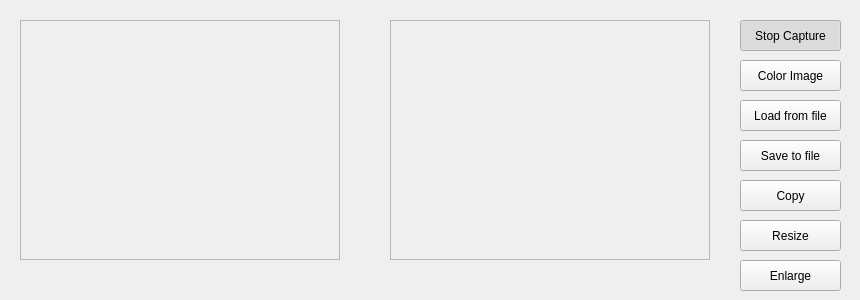
<?xml version="1.0" encoding="UTF-8"?>
<ui version="4.0">
 <class>MainWindow</class>
 <widget class="QWidget" name="MainWindow">
  <property name="geometry">
   <rect>
    <x>0</x>
    <y>0</y>
    <width>860</width>
    <height>300</height>
   </rect>
  </property>
  <property name="windowTitle">
   <string>Proyecto de Visión Artificial</string>
  </property>
  <widget class="QFrame" name="imageFrameS">
   <property name="geometry">
    <rect>
     <x>20</x>
     <y>20</y>
     <width>320</width>
     <height>240</height>
    </rect>
   </property>
   <property name="frameShape">
    <enum>QFrame::StyledPanel</enum>
   </property>
   <property name="frameShadow">
    <enum>QFrame::Raised</enum>
   </property>
  </widget>
  <widget class="QFrame" name="imageFrameD">
   <property name="geometry">
    <rect>
     <x>390</x>
     <y>20</y>
     <width>320</width>
     <height>240</height>
    </rect>
   </property>
   <property name="frameShape">
    <enum>QFrame::StyledPanel</enum>
   </property>
   <property name="frameShadow">
    <enum>QFrame::Raised</enum>
   </property>
  </widget>
  <widget class="QPushButton" name="captureButton">
   <property name="geometry">
    <rect>
     <x>740</x>
     <y>20</y>
     <width>101</width>
     <height>31</height>
    </rect>
   </property>
   <property name="text">
    <string>Stop Capture</string>
   </property>
   <property name="checkable">
    <bool>true</bool>
   </property>
   <property name="checked">
    <bool>true</bool>
   </property>
  </widget>
  <widget class="QPushButton" name="colorButton">
   <property name="geometry">
    <rect>
     <x>740</x>
     <y>60</y>
     <width>101</width>
     <height>31</height>
    </rect>
   </property>
   <property name="text">
    <string>Color Image</string>
   </property>
   <property name="checkable">
    <bool>true</bool>
   </property>
   <property name="checked">
    <bool>false</bool>
   </property>
  </widget>
  <widget class="QPushButton" name="loadFileButton">
   <property name="geometry">
    <rect>
     <x>740</x>
     <y>100</y>
     <width>101</width>
     <height>31</height>
    </rect>
   </property>
   <property name="text">
    <string>Load from file</string>
   </property>
  </widget>
  <widget class="QPushButton" name="saveFileButton">
   <property name="geometry">
    <rect>
     <x>740</x>
     <y>140</y>
     <width>101</width>
     <height>31</height>
    </rect>
   </property>
   <property name="text">
    <string>Save to file</string>
   </property>
  </widget>
  <widget class="QPushButton" name="copyButton">
   <property name="geometry">
    <rect>
     <x>740</x>
     <y>180</y>
     <width>101</width>
     <height>31</height>
    </rect>
   </property>
   <property name="text">
    <string>Copy</string>
   </property>
  </widget>
  <widget class="QPushButton" name="ResizeButton">
   <property name="geometry">
    <rect>
     <x>740</x>
     <y>220</y>
     <width>101</width>
     <height>31</height>
    </rect>
   </property>
   <property name="text">
    <string>Resize</string>
   </property>
  </widget>
  <widget class="QPushButton" name="EnlargeButton">
   <property name="geometry">
    <rect>
     <x>740</x>
     <y>260</y>
     <width>101</width>
     <height>31</height>
    </rect>
   </property>
   <property name="text">
    <string>Enlarge</string>
   </property>
  </widget>
 </widget>
 <resources/>
 <connections/>
</ui>
